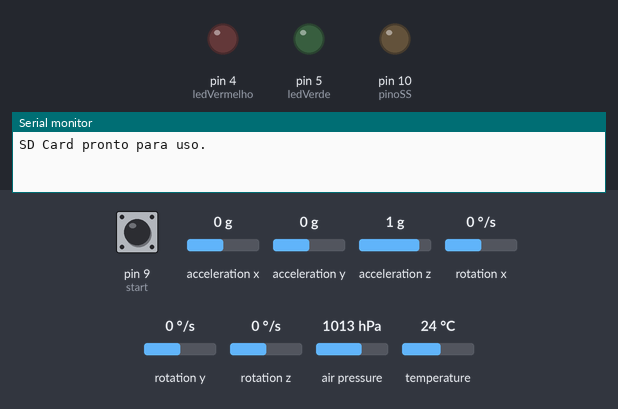
The sketch below on a simulated Arduino Uno, built with avr-gcc and run on an emulated ATmega328P. Parts: output pins drawn as LEDs (lit = HIGH), the last lines printed to the serial monitor. Wiring (inferred from the names in the program): MPU-6050 motion sensor at I2C address 0x68. The inputs (shaded band) are chosen by the test bench; at power-on: pin 9 (start) LOW, acceleration x 0 g, acceleration y 0 g, acceleration z 1 g, rotation x 0 °/s, rotation y 0 °/s, rotation z 0 °/s, air pressure 1013 hPa, temperature 24 °C. The local clock reads 2024-03-15 10:24:30 at power-on unless the sketch sets it; storage starts empty.

Above: at 1.5 s.
1.6 s: pin 9 (start) pulled HIGH for 0.15 s
At 2.1 s:
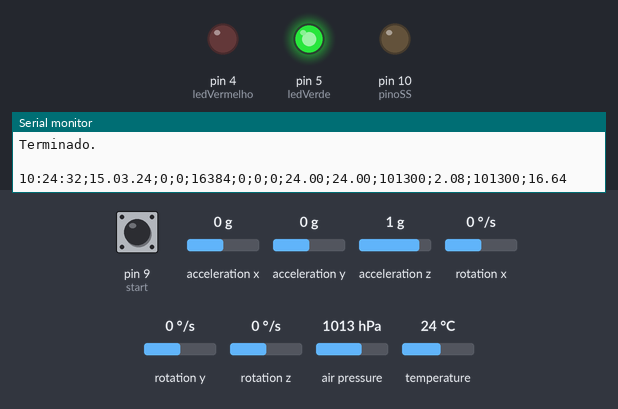
3.2 s: acceleration x set to -1.4 g
6.2 s: acceleration y set to -1.4 g
9.2 s: acceleration z set to -1.4 g
12.2 s: rotation x set to -192 °/s
Timing chart, 0 to 15.2 s (numbered marks = the images above; inputs shaded):
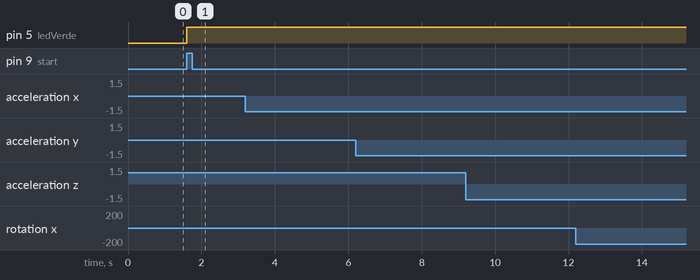

Measured:
- after the input at 1.6 s, pin 5 (ledVerde): LOW → HIGH at once

The sketch:

AVES_acelerometro_giroscopio_barometro_temperatura_relogio.ino
```cpp
//Carrega a biblioteca Wire
#include<Wire.h>
#include <Adafruit_BMP085.h> //INCLUSÃO DE BIBLIOTECA DO BAROMETRO

Adafruit_BMP085 bmp; //OBJETO DO TIPO Adafruit_BMP085 (I2C)

#define ledVerde 5
#define ledVermelho 4
#define start 9

//Endereco I2C do MPU6050
const int MPU=0x68;

//Variaveis para armazenar valores dos sensores
int AcX,AcY,AcZ,Tmp,GyX,GyY,GyZ;

//-------------------------------------------------------------------------------------
// Cartao micro SD
#include <SD.h>
#include <SPI.h>

File myFile;

int pinoSS = 10; // Pin 53 para Mega / Pin 10 para UNO e NANO

//-------------------------------------------------------------------------------------
//Relogio

//Carrega a biblioteca do RTC DS1307
#include <DS1307.h>

//Modulo RTC DS1307 ligado as portas A4 e A5 do Arduino
DS1307 rtc(2, 3); //SDA e SCL

//---------------------------------------------------------------------------------------

void setup()
{
  pinMode(ledVerde, OUTPUT);
  pinMode(ledVermelho, OUTPUT);
  pinMode(start, INPUT);
  digitalWrite(ledVermelho, LOW);
  digitalWrite(ledVerde, LOW);

  if (!bmp.begin()){ //SE O SENSOR BAROMETRO NÃO FOR INICIALIZADO, FAZ
  Serial.println("Sensor BMP180 não foi identificado! Verifique as conexões."); //IMPRIME O TEXTO NO MONITOR SERIAL
  digitalWrite(ledVermelho, HIGH);
  while(1){} //SEMPRE ENTRE NO LOOP
  }

  Serial.begin(9600);
  Wire.begin();
  Wire.beginTransmission(MPU);
  Wire.write(0x6B);

  //Inicializa o MPU-6050
  Wire.write(0);
  Wire.endTransmission(true);

  delay(350);

//-----------------------------------------------------------------------
//Cartao micro SD
  pinMode(pinoSS, OUTPUT); // Declara pinoSS como saída

  if (SD.begin()) { // Inicializa o SD Card
    Serial.println("SD Card pronto para uso."); // Imprime na tela
  }

  else {
    Serial.println("Falha na inicialização do SD Card.");
    digitalWrite(ledVermelho, HIGH);
    while(1){}
  }

//------------------------------------------------------------------------
// Setup do Relogio

//Aciona o relogio
  rtc.halt(false);

  //As linhas abaixo setam a data e hora do modulo
  //e podem ser comentada apos a primeira utilizacao
  //rtc.setDOW(SUNDAY);      //Define o dia da semana
  //rtc.setTime(16, 47, 0);     //Define o horario
  //rtc.setDate(10, 1, 2020);   //Define o dia, mes e ano

  //Definicoes do pino SQW/Out
  rtc.setSQWRate(SQW_RATE_1);
  rtc.enableSQW(true);

//--------------------------------------------------------------------------

}

int i = 0;

void loop()
{
  if(digitalRead (start)  == HIGH){


    digitalWrite(ledVermelho, LOW);
    digitalWrite(ledVerde, HIGH);

    myFile = SD.open("AVES.csv", FILE_WRITE); // Cria / Abre arquivo .csv

    //---------------------------------------------------------------------------------
    //Gravando os dados no cartao
    if (myFile) {

      while(1){
        myFile = SD.open("AVES.csv", FILE_WRITE); // Cria / Abre arquivo .csv

        while(i == 0){
          Serial.print("Hora;");
          Serial.print("Data;");
          Serial.print("Acel. X;");
          Serial.print("Acel. Y;");
          Serial.print("Acel. Z;");
          Serial.print("Gir. X;");
          Serial.print("Gir. Y;");
          Serial.print("Gir. Z;");
          Serial.print("Temp 1;");
          Serial.print("Temp 2;");
          Serial.print("Pressao (PA);");
          Serial.print("Altitude (m);");
          Serial.print("Pressão a nível do mar (PA);");
          Serial.println("Altitude real (m)");

          Serial.println("Escrevendo no Arquivo .csv"); // Imprime na tela
          myFile.print("Hora;");
          myFile.print("Data;");
          myFile.print("Acel. X;");
          myFile.print("Acel. Y;");
          myFile.print("Acel. Z;");
          myFile.print("Gir. X;");
          myFile.print("Gir. Y;");
          myFile.print("Gir. Z;");
          myFile.print("Temp 1;");
          myFile.print("Temp 2;");
          myFile.print("Pressao (PA);");
          myFile.print("Altitude (m);");
          myFile.print("Pressão a nível do mar (PA);");
          myFile.println("Altitude real (m)");

          i++;

        }

        Wire.beginTransmission(MPU);
        Wire.write(0x3B);  // starting with register 0x3B (ACCEL_XOUT_H)
        Wire.endTransmission(false);

        //Solicita os dados do sensor
        Wire.requestFrom(MPU,14,true);

        //Armazena o valor dos sensores nas variaveis correspondentes
        AcX=Wire.read()<<8|Wire.read(); //0x3B (ACCEL_XOUT_H) & 0x3C (ACCEL_XOUT_L)
        AcY=Wire.read()<<8|Wire.read(); //0x3D (ACCEL_YOUT_H) & 0x3E (ACCEL_YOUT_L)
        AcZ=Wire.read()<<8|Wire.read(); //0x3F (ACCEL_ZOUT_H) & 0x40 (ACCEL_ZOUT_L)
        Tmp=Wire.read()<<8|Wire.read(); //0x41 (TEMP_OUT_H) & 0x42 (TEMP_OUT_L)
        GyX=Wire.read()<<8|Wire.read(); //0x43 (GYRO_XOUT_H) & 0x44 (GYRO_XOUT_L)
        GyY=Wire.read()<<8|Wire.read(); //0x45 (GYRO_YOUT_H) & 0x46 (GYRO_YOUT_L)
        GyZ=Wire.read()<<8|Wire.read(); //0x47 (GYRO_ZOUT_H) & 0x48 (GYRO_ZOUT_L)


        //Mostra os valores do acelerometro, giroscopio e barometro no monitor serial
        Serial.print(rtc.getTimeStr()); //horas
        Serial.print(";");
        Serial.print(rtc.getDateStr(FORMAT_SHORT)); //data
        Serial.print(";");
        Serial.print(AcX);
        Serial.print(";");
        Serial.print(AcY);
        Serial.print(";");
        Serial.print(AcZ);
        Serial.print(";");
        Serial.print(GyX);
        Serial.print(";");
        Serial.print(GyY);
        Serial.print(";");
        Serial.print(GyZ);
        Serial.print(";");
        Serial.print(Tmp/340.00+36.53);
        Serial.print(";");
        Serial.print(bmp.readTemperature()); //IMPRIME NO MONITOR SERIAL A TEMPERATURA
        Serial.print(";");
        Serial.print(bmp.readPressure()); //IMPRIME NO MONITOR SERIAL A PRESSÃO
        Serial.print(";");
        Serial.print(bmp.readAltitude()); //IMPRIME NO MONITOR SERIAL A ALTITUDE APROXIMADA
        Serial.print(";");
        Serial.print(bmp.readSealevelPressure()); //IMPRIME NO MONITOR SERIAL A PRESSÃO A NÍVEL DO MAR
        Serial.print(";");
        Serial.println(bmp.readAltitude(101500)); //IMPRIME NO MONITOR SERIAL A ALTITUDE REAL

        //------------------------------------------------------------------------------------------------------
        //gravando no cartao micro sd
        myFile.print(rtc.getTimeStr()); //horas
        myFile.print(";");
        myFile.print(rtc.getDateStr(FORMAT_SHORT)); //data
        myFile.print(";");
        myFile.print(AcX);
        myFile.print(";");
        myFile.print(AcY);
        myFile.print(";");
        myFile.print(AcZ);
        myFile.print(";");
        myFile.print(GyX);
        myFile.print(";");
        myFile.print(GyY);
        myFile.print(";");
        myFile.print(GyZ);
        myFile.print(";");
        myFile.print(Tmp/340.00+36.53);
        myFile.print(";");
        myFile.print(bmp.readTemperature()); //IMPRIME NO MONITOR myFile A TEMPERATURA
        myFile.print(";");
        myFile.print(bmp.readPressure()); //IMPRIME NO MONITOR myFile A PRESSÃO
        myFile.print(";");
        myFile.print(bmp.readAltitude()); //IMPRIME NO MONITOR myFile A ALTITUDE APROXIMADA
        myFile.print(";");
        myFile.print(bmp.readSealevelPressure()); //IMPRIME NO MONITOR myFile A PRESSÃO A NÍVEL DO MAR
        myFile.print(";");
        myFile.println(bmp.readAltitude(101500)); //IMPRIME NO MONITOR SERIAL A ALTITUDE REAL

        myFile.close(); // Fecha o Arquivo após escrever
        Serial.println("Terminado."); // Imprime na tela
        Serial.println(" ");

        //-----------------------------------------------------------------------------------------------------------

      }
    }

  }

}
```
